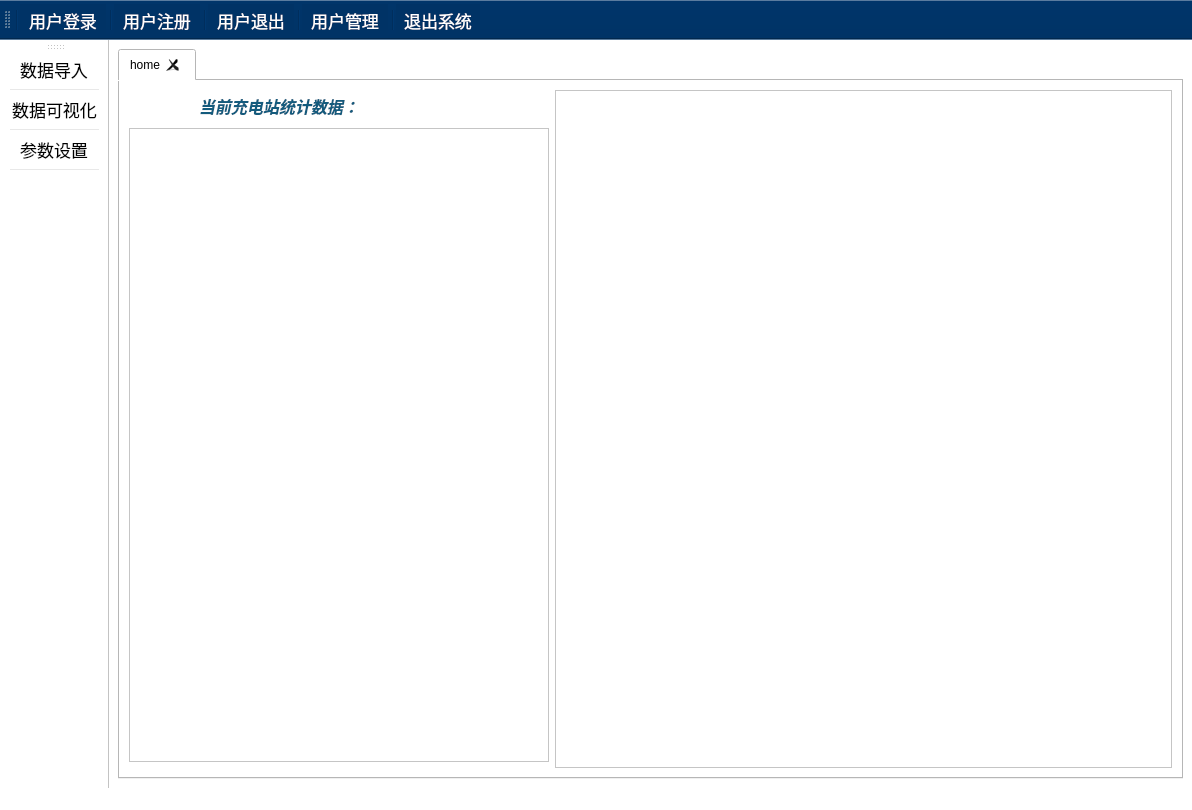
<?xml version="1.0" encoding="UTF-8"?>
<ui version="4.0">
 <class>MainWindow</class>
 <widget class="QMainWindow" name="MainWindow">
  <property name="geometry">
   <rect>
    <x>0</x>
    <y>0</y>
    <width>1192</width>
    <height>810</height>
   </rect>
  </property>
  <property name="windowTitle">
   <string>MainWindow</string>
  </property>
  <property name="styleSheet">
   <string notr="true">background-color: rgb(255, 255, 255);</string>
  </property>
  <widget class="QWidget" name="centralwidget">
   <layout class="QGridLayout" name="gridLayout_2">
    <item row="0" column="0">
     <widget class="QTabWidget" name="tabWidget">
      <property name="sizePolicy">
       <sizepolicy hsizetype="Preferred" vsizetype="Preferred">
        <horstretch>0</horstretch>
        <verstretch>0</verstretch>
       </sizepolicy>
      </property>
      <property name="styleSheet">
       <string notr="true">background-color: rgb(255, 255, 255);</string>
      </property>
      <property name="currentIndex">
       <number>0</number>
      </property>
      <property name="tabsClosable">
       <bool>true</bool>
      </property>
      <widget class="QWidget" name="tab">
       <attribute name="title">
        <string>home</string>
       </attribute>
       <layout class="QGridLayout" name="gridLayout">
        <item row="0" column="0">
         <widget class="QLabel" name="label_3">
          <property name="minimumSize">
           <size>
            <width>0</width>
            <height>32</height>
           </size>
          </property>
          <property name="maximumSize">
           <size>
            <width>300</width>
            <height>16777215</height>
           </size>
          </property>
          <property name="styleSheet">
           <string notr="true">font: 17pt &quot;Adobe 黑体 Std R&quot;;
</string>
          </property>
          <property name="text">
           <string>&lt;html&gt;&lt;head/&gt;&lt;body&gt;&lt;p align=&quot;center&quot;&gt;&lt;span style=&quot; font-size:12pt; font-weight:600; font-style:italic; color:#145b7d;&quot;&gt;当前充电站统计数据：&lt;/span&gt;&lt;/p&gt;&lt;/body&gt;&lt;/html&gt;</string>
          </property>
         </widget>
        </item>
        <item row="1" column="0">
         <widget class="QTableView" name="tableView">
          <property name="sizePolicy">
           <sizepolicy hsizetype="Preferred" vsizetype="Expanding">
            <horstretch>0</horstretch>
            <verstretch>0</verstretch>
           </sizepolicy>
          </property>
          <property name="minimumSize">
           <size>
            <width>420</width>
            <height>0</height>
           </size>
          </property>
          <property name="maximumSize">
           <size>
            <width>16777215</width>
            <height>16777215</height>
           </size>
          </property>
          <property name="styleSheet">
           <string notr="true"/>
          </property>
         </widget>
        </item>
        <item row="0" column="1" rowspan="3">
         <widget class="QFrame" name="frame">
          <property name="frameShape">
           <enum>QFrame::StyledPanel</enum>
          </property>
          <property name="frameShadow">
           <enum>QFrame::Raised</enum>
          </property>
         </widget>
        </item>
       </layout>
      </widget>
     </widget>
    </item>
   </layout>
  </widget>
  <widget class="QMenuBar" name="menubar">
   <property name="geometry">
    <rect>
     <x>0</x>
     <y>0</y>
     <width>1192</width>
     <height>26</height>
    </rect>
   </property>
  </widget>
  <widget class="QStatusBar" name="statusbar"/>
  <widget class="QToolBar" name="toolBar">
   <property name="sizePolicy">
    <sizepolicy hsizetype="Expanding" vsizetype="Expanding">
     <horstretch>0</horstretch>
     <verstretch>0</verstretch>
    </sizepolicy>
   </property>
   <property name="windowTitle">
    <string>toolBar</string>
   </property>
   <property name="layoutDirection">
    <enum>Qt::LeftToRight</enum>
   </property>
   <property name="styleSheet">
    <string notr="true">background-color:#003366;
color: rgb(255, 255, 255);</string>
   </property>
   <property name="movable">
    <bool>true</bool>
   </property>
   <property name="iconSize">
    <size>
     <width>40</width>
     <height>36</height>
    </size>
   </property>
   <property name="toolButtonStyle">
    <enum>Qt::ToolButtonTextBesideIcon</enum>
   </property>
   <property name="floatable">
    <bool>false</bool>
   </property>
   <attribute name="toolBarArea">
    <enum>TopToolBarArea</enum>
   </attribute>
   <attribute name="toolBarBreak">
    <bool>false</bool>
   </attribute>
   <addaction name="separator"/>
   <addaction name="act_login"/>
   <addaction name="separator"/>
   <addaction name="act_signin"/>
   <addaction name="separator"/>
   <addaction name="act_logout"/>
   <addaction name="separator"/>
   <addaction name="act_manager"/>
   <addaction name="separator"/>
   <addaction name="act_quit"/>
  </widget>
  <widget class="QToolBar" name="toolBar_2">
   <property name="sizePolicy">
    <sizepolicy hsizetype="Fixed" vsizetype="Preferred">
     <horstretch>0</horstretch>
     <verstretch>0</verstretch>
    </sizepolicy>
   </property>
   <property name="focusPolicy">
    <enum>Qt::TabFocus</enum>
   </property>
   <property name="windowTitle">
    <string>toolBar_2</string>
   </property>
   <property name="windowIcon">
    <iconset resource="qss.qrc">
     <normaloff>:/qss/psblack/checkbox_parcial.png</normaloff>:/qss/psblack/checkbox_parcial.png</iconset>
   </property>
   <property name="layoutDirection">
    <enum>Qt::LeftToRight</enum>
   </property>
   <property name="styleSheet">
    <string notr="true">background-color:#336699;
color: rgb(255, 255, 255);
QToolBar{spacing:160px;}</string>
   </property>
   <property name="allowedAreas">
    <set>Qt::AllToolBarAreas</set>
   </property>
   <property name="iconSize">
    <size>
     <width>25</width>
     <height>90</height>
    </size>
   </property>
   <property name="toolButtonStyle">
    <enum>Qt::ToolButtonTextBesideIcon</enum>
   </property>
   <property name="floatable">
    <bool>true</bool>
   </property>
   <attribute name="toolBarArea">
    <enum>LeftToolBarArea</enum>
   </attribute>
   <attribute name="toolBarBreak">
    <bool>false</bool>
   </attribute>
   <addaction name="act_import_data"/>
   <addaction name="separator"/>
   <addaction name="act_show"/>
   <addaction name="separator"/>
   <addaction name="actiongraph"/>
   <addaction name="separator"/>
  </widget>
  <action name="act_import_data">
   <property name="icon">
    <iconset resource="main.qrc">
     <normaloff>:/image/main_help.png</normaloff>:/image/main_help.png</iconset>
   </property>
   <property name="text">
    <string>数据导入</string>
   </property>
   <property name="toolTip">
    <string>&lt;html&gt;&lt;head/&gt;&lt;body&gt;&lt;p&gt;&lt;span style=&quot; font-size:12pt;&quot;&gt;导入数据&lt;/span&gt;&lt;/p&gt;&lt;/body&gt;&lt;/html&gt;</string>
   </property>
   <property name="font">
    <font>
     <family>宋体</family>
     <pointsize>13</pointsize>
    </font>
   </property>
  </action>
  <action name="act_signin">
   <property name="icon">
    <iconset resource="main.qrc">
     <normaloff>:/image/main_about.png</normaloff>:/image/main_about.png</iconset>
   </property>
   <property name="text">
    <string>用户注册</string>
   </property>
   <property name="toolTip">
    <string>用户注册</string>
   </property>
   <property name="font">
    <font>
     <pointsize>13</pointsize>
    </font>
   </property>
  </action>
  <action name="act_manager">
   <property name="icon">
    <iconset resource="main.qrc">
     <normaloff>:/image/main_person.png</normaloff>:/image/main_person.png</iconset>
   </property>
   <property name="text">
    <string>用户管理</string>
   </property>
   <property name="toolTip">
    <string>用户管理</string>
   </property>
   <property name="font">
    <font>
     <pointsize>13</pointsize>
    </font>
   </property>
  </action>
  <action name="act_quit">
   <property name="icon">
    <iconset resource="main.qrc">
     <normaloff>:/image/main_company.png</normaloff>:/image/main_company.png</iconset>
   </property>
   <property name="text">
    <string>退出系统</string>
   </property>
   <property name="toolTip">
    <string>退出系统</string>
   </property>
   <property name="font">
    <font>
     <family>宋体</family>
     <pointsize>13</pointsize>
    </font>
   </property>
  </action>
  <action name="act_login">
   <property name="icon">
    <iconset resource="main.qrc">
     <normaloff>:/image/main_main.png</normaloff>:/image/main_main.png</iconset>
   </property>
   <property name="text">
    <string>用户登录</string>
   </property>
   <property name="toolTip">
    <string>用户登录</string>
   </property>
   <property name="font">
    <font>
     <pointsize>13</pointsize>
    </font>
   </property>
  </action>
  <action name="act_logout">
   <property name="icon">
    <iconset resource="main.qrc">
     <normaloff>:/image/main_exit.png</normaloff>:/image/main_exit.png</iconset>
   </property>
   <property name="text">
    <string>用户退出</string>
   </property>
   <property name="toolTip">
    <string>用户退出</string>
   </property>
   <property name="font">
    <font>
     <pointsize>13</pointsize>
    </font>
   </property>
  </action>
  <action name="act_show">
   <property name="icon">
    <iconset resource="main.qrc">
     <normaloff>:/image/main_data.png</normaloff>:/image/main_data.png</iconset>
   </property>
   <property name="text">
    <string>数据可视化</string>
   </property>
   <property name="toolTip">
    <string>数据可视化</string>
   </property>
   <property name="font">
    <font>
     <family>宋体</family>
     <pointsize>13</pointsize>
    </font>
   </property>
  </action>
  <action name="actiongraph">
   <property name="icon">
    <iconset resource="main.qrc">
     <normaloff>:/image/main_config.png</normaloff>:/image/main_config.png</iconset>
   </property>
   <property name="text">
    <string>参数设置</string>
   </property>
   <property name="iconText">
    <string>参数设置</string>
   </property>
   <property name="font">
    <font>
     <pointsize>13</pointsize>
    </font>
   </property>
  </action>
 </widget>
 <resources>
  <include location="main.qrc"/>
  <include location="qss.qrc"/>
 </resources>
 <connections/>
</ui>
